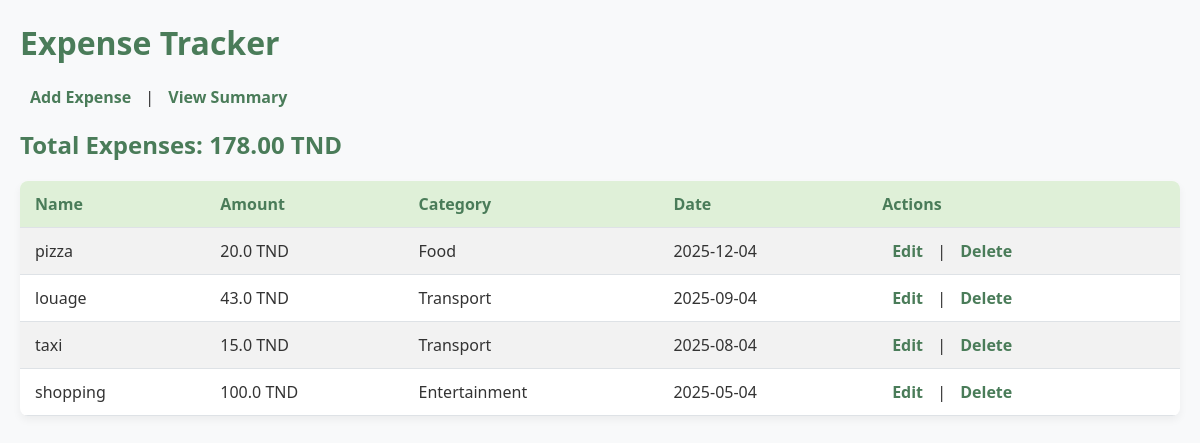
The page / on the database its author committed.
### tables this page shows
CREATE TABLE expenses (
            id INTEGER PRIMARY KEY AUTOINCREMENT,
            name TEXT NOT NULL,
            amount REAL NOT NULL,
            category TEXT NOT NULL,
            date TEXT NOT NULL
        );

### app.py (the view)
@app.route('/')
def index():
    conn = sqlite3.connect('expenses.db')
    c = conn.cursor()
    c.execute('SELECT * FROM expenses ORDER BY date DESC')
    expenses = c.fetchall()
    c.execute('SELECT SUM(amount) FROM expenses')
    total_amount = c.fetchone()[0] or 0.0
    conn.close()
    return render_template('index.html', expenses=expenses, total_amount=total_amount)

### templates/index.html (shortened to what this page needs)
<!DOCTYPE html>
<html lang="en">
<head>
    <link rel="stylesheet" href="{{ url_for('static', filename='style.css') }}">
</head>
<body>
    <h1>Expense Tracker</h1>
    <a href="{{ url_for('add_expense') }}">Add Expense</a> |
    <a href="{{ url_for('summary') }}">View Summary</a>
    <h2>Total Expenses: {{ '%.2f' | format(total_amount) }} TND</h2>
    <table>
        <tr>
            <th>Name</th>
            <th>Amount</th>
            <th>Category</th>
            <th>Date</th>
            <th>Actions</th>
        </tr>
        {% for expense in expenses %}
        <tr>
            <td>{{ expense[1] }}</td>
            <td>{{ expense[2] }} TND</td>
            <td>{{ expense[3] }}</td>
            <td>{{ expense[4] }}</td>
            <td>
                <a href="{{ url_for('edit_expense', id=expense[0]) }}">Edit</a> |
                <a href="{{ url_for('delete_expense', id=expense[0]) }}">Delete</a>
            </td>
        </tr>
        {% endfor %}
    </table>
</body>
</html>

### static/style.css (style rules this page uses)
body { font-family: 'Segoe UI', sans-serif; background-color: #f8f9fa; color: #333; margin: 20px; }
h1, h2 { color: #4a7c59; }
a { color: #4a7c59; text-decoration: none; font-weight: bold; margin: 0 10px; }
table { width: 100%; margin-top: 20px; border-collapse: collapse; background-color: #ffffff; box-shadow: 0 4px 8px rgba(0, 0, 0, 0.05); border-radius: 8px; overflow: hidden; }
th, td { padding: 12px 15px; border-bottom: 1px solid #dee2e6; text-align: left; }
th { background-color: #dff0d8; color: #4a7c59; font-weight: bold; }
tr:nth-child(even) { background-color: #f2f2f2; }

### rows shown on the page
expenses: name "pizza", amount "20.0", category "Food", date "2025-12-04"
expenses: name "louage", amount "43.0", category "Transport", date "2025-09-04"
expenses: name "taxi", amount "15.0", category "Transport", date "2025-08-04"
expenses: name "shopping", amount "100.0", category "Entertainment", date "2025-05-04"

### other values the page prints
{{ '%.2f' | format(total_amount) }} "178.00"
